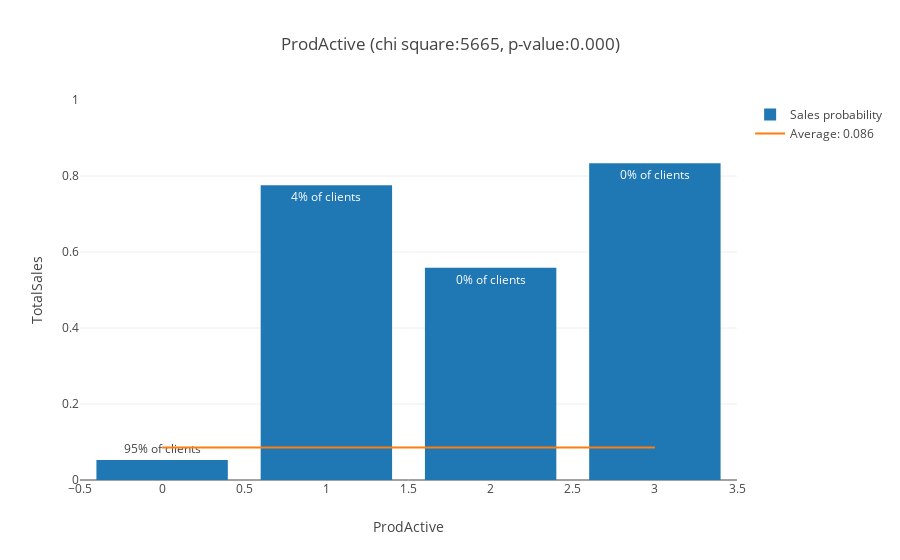

This figure's notebook cell:
### Markdown cell above
### ProdActive ###

Number of active products

### Code cell
chi, pval, fig = analyze_feature('ProdActive', db1, categorical=False)
scores['ProdActive'] = (chi, pval)
iplot(fig)

### Figure 1 — Plotly figure (JSON) as saved in the notebook; plotly's stock layout.template omitted (floating-point values rounded to 4 significant figures)
{"data": [{"error_y": {"array": [0.2235, 0.4174, 0.5002, 0.4082], "type": "data", "visible": false}, "name": "Sales probability", "text": ["95% of clients", "4% of clients", "0% of clients", "0% of clients"], "type": "bar", "x": [0, 1, 2, 3], "y": [0.05271, 0.7756, 0.5588, 0.8333]}, {"mode": "lines", "name": "Average: 0.086", "type": "scatter", "x": [0, 3], "y": [0.08575, 0.08575]}], "layout": {"barmode": "group", "title": "ProdActive (chi square:5665, p-value:0.000)", "xaxis": {"title": "ProdActive"}, "yaxis": {"range": [0, 1], "title": "TotalSales"}}}
